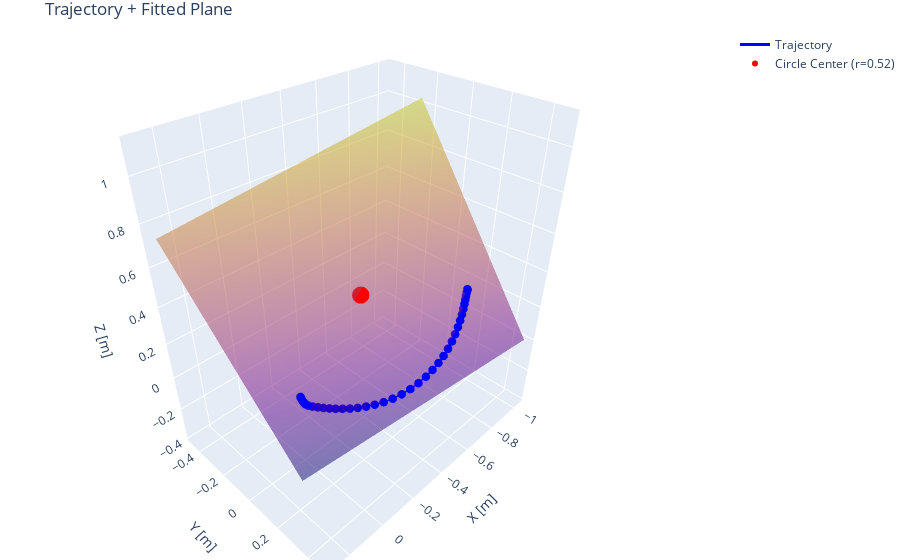

The code cell stored with this chart in its notebook:
### Code cell
plot_data  = data[data['address']==unique_addresses[0]]
pos, vel, a_mag = compute_trajectory(plot_data,deadband=9)
plot_trajectory_with_fitted_plane_and_circle(pos)

### Figure 1 — Plotly figure (JSON) as saved in the notebook; plotly's stock layout.template omitted (floating-point values rounded to 4 significant figures; data arrays with more than 128 entries replaced by an {"elided": "..."} marker saying what was removed)
{"data": [{"name": "Plane", "opacity": 0.5, "showscale": false, "type": "surface", "x": {"elided": "20x20 float values"}, "y": {"elided": "20x20 float values"}, "z": {"elided": "20x20 float values"}}, {"line": {"color": "blue", "width": 3}, "marker": {"size": 3}, "mode": "lines+markers", "name": "Trajectory", "type": "scatter3d", "x": {"elided": "176 float values"}, "y": {"elided": "176 float values"}, "z": {"elided": "176 float values"}}, {"marker": {"color": "red", "size": 6}, "mode": "markers", "name": "Circle Center (r=0.52)", "type": "scatter3d", "x": [-0.3712], "y": [0.004761], "z": [0.3684]}], "layout": {"margin": {"b": 0, "l": 0, "r": 0, "t": 30}, "scene": {"aspectmode": "data", "xaxis": {"title": {"text": "X [m]"}}, "yaxis": {"title": {"text": "Y [m]"}}, "zaxis": {"title": {"text": "Z [m]"}}}, "title": {"text": "Trajectory + Fitted Plane"}}}
